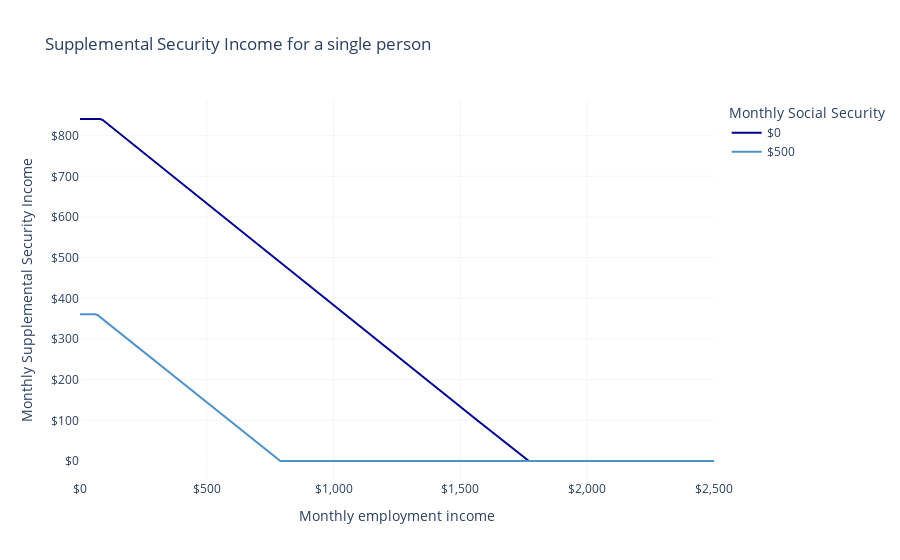

Here is the notebook cell this chart was saved with:
### Markdown cell above
# SSI

The Supplemental Security Income (SSI) program is a federal program that provides cash benefits to low-income elderly people and people with disabilities.
Some states also supplement the federal SSI with additional payments.

***PolicyEngine currently only computes federal SSI for single people.***

## Examples

A single eligible person---someone with a disability, blindness, or 65 years of age or older, and who holds \$2,000 in assets or less--will receive the full \$841 monthly benefit if they have no other income.
Their benefit phases out with earned income until the person earns \$1,770 per month, at which point they are no longer eligible.

If they have \$500 per month in unearned income (for example, Social Security), they will receive \$361 if they have no earned income, and will continue to receive some benefit until they earn \$790 per month.

### Code cell
from openfisca_us import IndividualSim
import pandas as pd
import plotly.express as px

LIGHT_GRAY = "#F5F5F5"
GRAY = "#BDBDBD"
BLUE = "#5091cc"
LIGHT_BLUE = "lightblue"
DARK_BLUE = "darkblue"


def make_ssi(social_security=0, vary="employment_income"):
    sim = IndividualSim(year=2022)
    sim.add_person(
        name="head", is_ssi_disabled=True, social_security=social_security
    )
    sim.vary(vary, max=30_000, step=120)
    employment_income = sim.calc("employment_income")[0]
    ssi = sim.calc("ssi")[0]
    mtr = -sim.deriv("ssi", "employment_income", wrt_target="head")
    return pd.DataFrame(
        dict(
            employment_income=employment_income,
            ssi=ssi,
            mtr=mtr,
            social_security=social_security,
        )
    )


# Make a table of state taxes for different numbers of adults and children.
l = []
for ss in [0, 500 * 12]:
    l.append(make_ssi(social_security=ss))

df = pd.concat(l)

# Make monthly.
df[["employment_income", "ssi", "social_security"]] /= 12
df.social_security = "$" + df.social_security.astype(int).astype(str)

LABELS = dict(
    employment_income="Monthly employment income",
    ssi="Monthly Supplemental Security Income",
    mtr="SSI marginal tax rate",
    social_security="Monthly Social Security",
)

COLOR_MAP = {"$0": DARK_BLUE, "$500": BLUE}

fig = px.line(
    df,
    "employment_income",
    "ssi",
    color="social_security",
    labels=LABELS,
    title="Supplemental Security Income for a single person",
    color_discrete_map=COLOR_MAP,
)
fig.update_layout(
    xaxis_tickformat="$,",
    yaxis_tickformat="$,",
    plot_bgcolor="white",
    xaxis_gridcolor=LIGHT_GRAY,
    yaxis_gridcolor=LIGHT_GRAY,
)
fig.show()

### Figure 1 — Plotly figure (JSON) as saved in the notebook; plotly's stock layout.template omitted (floating-point values rounded to 4 significant figures; data arrays with more than 128 entries replaced by an {"elided": "..."} marker saying what was removed)
{"data": [{"hovertemplate": "Monthly Social Security=$0<br>Monthly employment income=%{x}<br>Monthly Supplemental Security Income=%{y}<extra></extra>", "legendgroup": "$0", "line": {"color": "darkblue", "dash": "solid"}, "marker": {"symbol": "circle"}, "mode": "lines", "name": "$0", "orientation": "v", "showlegend": true, "type": "scatter", "x": {"elided": "251 int values"}, "xaxis": "x", "y": {"elided": "251 float values"}, "yaxis": "y"}, {"hovertemplate": "Monthly Social Security=$500<br>Monthly employment income=%{x}<br>Monthly Supplemental Security Income=%{y}<extra></extra>", "legendgroup": "$500", "line": {"color": "#5091cc", "dash": "solid"}, "marker": {"symbol": "circle"}, "mode": "lines", "name": "$500", "orientation": "v", "showlegend": true, "type": "scatter", "x": {"elided": "251 int values"}, "xaxis": "x", "y": {"elided": "251 float values"}, "yaxis": "y"}], "layout": {"legend": {"title": {"text": "Monthly Social Security"}, "tracegroupgap": 0}, "plot_bgcolor": "white", "title": {"text": "Supplemental Security Income for a single person"}, "xaxis": {"anchor": "y", "domain": [0, 1], "gridcolor": "#F5F5F5", "tickformat": "$,", "title": {"text": "Monthly employment income"}}, "yaxis": {"anchor": "x", "domain": [0, 1], "gridcolor": "#F5F5F5", "tickformat": "$,", "title": {"text": "Monthly Supplemental Security Income"}}}}
